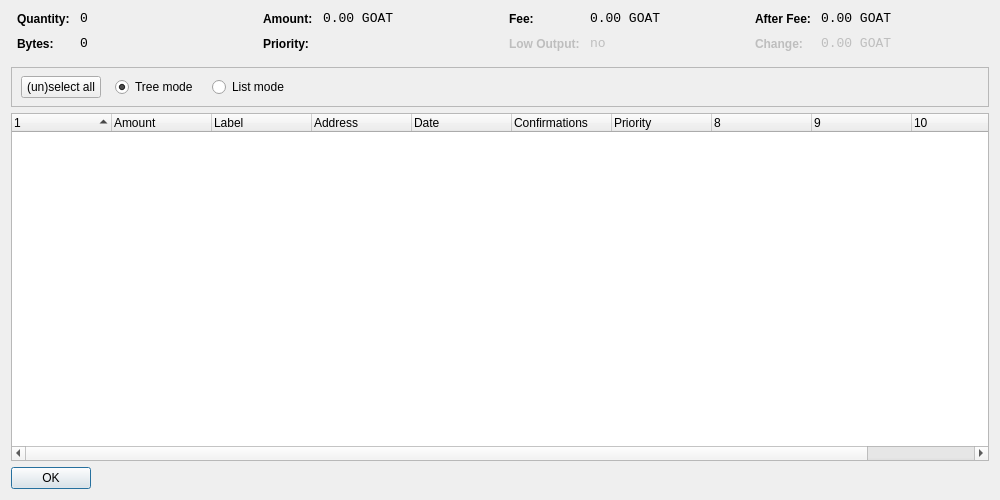
<?xml version="1.0" encoding="UTF-8"?>
<ui version="4.0">
 <class>CoinControlDialog</class>
 <widget class="QDialog" name="CoinControlDialog">
  <property name="geometry">
   <rect>
    <x>0</x>
    <y>0</y>
    <width>1000</width>
    <height>500</height>
   </rect>
  </property>
  <property name="windowTitle">
   <string>Coin Control</string>
  </property>
  <layout class="QVBoxLayout" name="verticalLayout">
   <item>
    <layout class="QHBoxLayout" name="horizontalLayoutTop" stretch="0,0,0,0">
     <property name="topMargin">
      <number>0</number>
     </property>
     <property name="bottomMargin">
      <number>10</number>
     </property>
     <item>
      <layout class="QFormLayout" name="formLayoutCoinControl1">
       <property name="horizontalSpacing">
        <number>10</number>
       </property>
       <property name="verticalSpacing">
        <number>10</number>
       </property>
       <property name="leftMargin">
        <number>6</number>
       </property>
       <property name="rightMargin">
        <number>6</number>
       </property>
       <item row="0" column="0">
        <widget class="QLabel" name="labelCoinControlQuantityText">
         <property name="styleSheet">
          <string notr="true">font-weight:bold;</string>
         </property>
         <property name="text">
          <string>Quantity:</string>
         </property>
        </widget>
       </item>
       <item row="0" column="1">
        <widget class="QLabel" name="labelCoinControlQuantity">
         <property name="font">
          <font>
           <family>Monospace</family>
           <pointsize>10</pointsize>
          </font>
         </property>
         <property name="cursor">
          <cursorShape>IBeamCursor</cursorShape>
         </property>
         <property name="contextMenuPolicy">
          <enum>Qt::ActionsContextMenu</enum>
         </property>
         <property name="text">
          <string notr="true">0</string>
         </property>
         <property name="textInteractionFlags">
          <set>Qt::LinksAccessibleByMouse|Qt::TextSelectableByKeyboard|Qt::TextSelectableByMouse</set>
         </property>
        </widget>
       </item>
       <item row="1" column="0">
        <widget class="QLabel" name="labelCoinControlBytesText">
         <property name="styleSheet">
          <string notr="true">font-weight:bold;</string>
         </property>
         <property name="text">
          <string>Bytes:</string>
         </property>
        </widget>
       </item>
       <item row="1" column="1">
        <widget class="QLabel" name="labelCoinControlBytes">
         <property name="font">
          <font>
           <family>Monospace</family>
           <pointsize>10</pointsize>
          </font>
         </property>
         <property name="cursor">
          <cursorShape>IBeamCursor</cursorShape>
         </property>
         <property name="contextMenuPolicy">
          <enum>Qt::ActionsContextMenu</enum>
         </property>
         <property name="text">
          <string notr="true">0</string>
         </property>
         <property name="textInteractionFlags">
          <set>Qt::LinksAccessibleByMouse|Qt::TextSelectableByKeyboard|Qt::TextSelectableByMouse</set>
         </property>
        </widget>
       </item>
      </layout>
     </item>
     <item>
      <layout class="QFormLayout" name="formLayoutCoinControl2">
       <property name="horizontalSpacing">
        <number>10</number>
       </property>
       <property name="verticalSpacing">
        <number>10</number>
       </property>
       <property name="leftMargin">
        <number>6</number>
       </property>
       <property name="rightMargin">
        <number>6</number>
       </property>
       <item row="0" column="0">
        <widget class="QLabel" name="labelCoinControlAmountText">
         <property name="styleSheet">
          <string notr="true">font-weight:bold;</string>
         </property>
         <property name="text">
          <string>Amount:</string>
         </property>
        </widget>
       </item>
       <item row="0" column="1">
        <widget class="QLabel" name="labelCoinControlAmount">
         <property name="font">
          <font>
           <family>Monospace</family>
           <pointsize>10</pointsize>
          </font>
         </property>
         <property name="cursor">
          <cursorShape>IBeamCursor</cursorShape>
         </property>
         <property name="contextMenuPolicy">
          <enum>Qt::ActionsContextMenu</enum>
         </property>
         <property name="text">
          <string notr="true">0.00 GOAT</string>
         </property>
         <property name="textInteractionFlags">
          <set>Qt::LinksAccessibleByMouse|Qt::TextSelectableByKeyboard|Qt::TextSelectableByMouse</set>
         </property>
        </widget>
       </item>
       <item row="1" column="0">
        <widget class="QLabel" name="labelCoinControlPriorityText">
         <property name="styleSheet">
          <string notr="true">font-weight:bold;</string>
         </property>
         <property name="text">
          <string>Priority:</string>
         </property>
        </widget>
       </item>
       <item row="1" column="1">
        <widget class="QLabel" name="labelCoinControlPriority">
         <property name="font">
          <font>
           <family>Monospace</family>
           <pointsize>10</pointsize>
          </font>
         </property>
         <property name="cursor">
          <cursorShape>IBeamCursor</cursorShape>
         </property>
         <property name="contextMenuPolicy">
          <enum>Qt::ActionsContextMenu</enum>
         </property>
         <property name="text">
          <string/>
         </property>
         <property name="textInteractionFlags">
          <set>Qt::LinksAccessibleByMouse|Qt::TextSelectableByKeyboard|Qt::TextSelectableByMouse</set>
         </property>
        </widget>
       </item>
      </layout>
     </item>
     <item>
      <layout class="QFormLayout" name="formLayoutCoinControl3">
       <property name="horizontalSpacing">
        <number>10</number>
       </property>
       <property name="verticalSpacing">
        <number>10</number>
       </property>
       <property name="leftMargin">
        <number>6</number>
       </property>
       <property name="rightMargin">
        <number>6</number>
       </property>
       <item row="0" column="0">
        <widget class="QLabel" name="labelCoinControlFeeText">
         <property name="styleSheet">
          <string notr="true">font-weight:bold;</string>
         </property>
         <property name="text">
          <string>Fee:</string>
         </property>
        </widget>
       </item>
       <item row="0" column="1">
        <widget class="QLabel" name="labelCoinControlFee">
         <property name="font">
          <font>
           <family>Monospace</family>
           <pointsize>10</pointsize>
          </font>
         </property>
         <property name="cursor">
          <cursorShape>IBeamCursor</cursorShape>
         </property>
         <property name="contextMenuPolicy">
          <enum>Qt::ActionsContextMenu</enum>
         </property>
         <property name="text">
          <string notr="true">0.00 GOAT</string>
         </property>
         <property name="textInteractionFlags">
          <set>Qt::LinksAccessibleByMouse|Qt::TextSelectableByKeyboard|Qt::TextSelectableByMouse</set>
         </property>
        </widget>
       </item>
       <item row="1" column="0">
        <widget class="QLabel" name="labelCoinControlLowOutputText">
         <property name="enabled">
          <bool>false</bool>
         </property>
         <property name="styleSheet">
          <string notr="true">font-weight:bold;</string>
         </property>
         <property name="text">
          <string>Low Output:</string>
         </property>
        </widget>
       </item>
       <item row="1" column="1">
        <widget class="QLabel" name="labelCoinControlLowOutput">
         <property name="enabled">
          <bool>false</bool>
         </property>
         <property name="font">
          <font>
           <family>Monospace</family>
           <pointsize>10</pointsize>
          </font>
         </property>
         <property name="cursor">
          <cursorShape>IBeamCursor</cursorShape>
         </property>
         <property name="contextMenuPolicy">
          <enum>Qt::ActionsContextMenu</enum>
         </property>
         <property name="text">
          <string notr="true">no</string>
         </property>
         <property name="textInteractionFlags">
          <set>Qt::LinksAccessibleByMouse|Qt::TextSelectableByKeyboard|Qt::TextSelectableByMouse</set>
         </property>
        </widget>
       </item>
      </layout>
     </item>
     <item>
      <layout class="QFormLayout" name="formLayoutCoinControl4">
       <property name="horizontalSpacing">
        <number>10</number>
       </property>
       <property name="verticalSpacing">
        <number>10</number>
       </property>
       <property name="leftMargin">
        <number>6</number>
       </property>
       <property name="rightMargin">
        <number>6</number>
       </property>
       <item row="0" column="0">
        <widget class="QLabel" name="labelCoinControlAfterFeeText">
         <property name="styleSheet">
          <string notr="true">font-weight:bold;</string>
         </property>
         <property name="text">
          <string>After Fee:</string>
         </property>
        </widget>
       </item>
       <item row="0" column="1">
        <widget class="QLabel" name="labelCoinControlAfterFee">
         <property name="font">
          <font>
           <family>Monospace</family>
           <pointsize>10</pointsize>
          </font>
         </property>
         <property name="cursor">
          <cursorShape>IBeamCursor</cursorShape>
         </property>
         <property name="contextMenuPolicy">
          <enum>Qt::ActionsContextMenu</enum>
         </property>
         <property name="text">
          <string notr="true">0.00 GOAT</string>
         </property>
         <property name="textInteractionFlags">
          <set>Qt::LinksAccessibleByMouse|Qt::TextSelectableByKeyboard|Qt::TextSelectableByMouse</set>
         </property>
        </widget>
       </item>
       <item row="1" column="0">
        <widget class="QLabel" name="labelCoinControlChangeText">
         <property name="enabled">
          <bool>false</bool>
         </property>
         <property name="styleSheet">
          <string notr="true">font-weight:bold;</string>
         </property>
         <property name="text">
          <string>Change:</string>
         </property>
        </widget>
       </item>
       <item row="1" column="1">
        <widget class="QLabel" name="labelCoinControlChange">
         <property name="enabled">
          <bool>false</bool>
         </property>
         <property name="font">
          <font>
           <family>Monospace</family>
           <pointsize>10</pointsize>
          </font>
         </property>
         <property name="cursor">
          <cursorShape>IBeamCursor</cursorShape>
         </property>
         <property name="contextMenuPolicy">
          <enum>Qt::ActionsContextMenu</enum>
         </property>
         <property name="text">
          <string notr="true">0.00 GOAT</string>
         </property>
         <property name="textInteractionFlags">
          <set>Qt::LinksAccessibleByMouse|Qt::TextSelectableByKeyboard|Qt::TextSelectableByMouse</set>
         </property>
        </widget>
       </item>
      </layout>
     </item>
    </layout>
   </item>
   <item>
    <widget class="QFrame" name="frame">
     <property name="minimumSize">
      <size>
       <width>0</width>
       <height>40</height>
      </size>
     </property>
     <property name="frameShape">
      <enum>QFrame::StyledPanel</enum>
     </property>
     <property name="frameShadow">
      <enum>QFrame::Sunken</enum>
     </property>
     <widget class="QWidget" name="horizontalLayoutWidget">
      <property name="geometry">
       <rect>
        <x>10</x>
        <y>0</y>
        <width>781</width>
        <height>41</height>
       </rect>
      </property>
      <layout class="QHBoxLayout" name="horizontalLayoutPanel" stretch="0,0,0,0,0">
       <property name="spacing">
        <number>14</number>
       </property>
       <item>
        <widget class="QPushButton" name="pushButtonSelectAll">
         <property name="sizePolicy">
          <sizepolicy hsizetype="Maximum" vsizetype="Fixed">
           <horstretch>0</horstretch>
           <verstretch>0</verstretch>
          </sizepolicy>
         </property>
         <property name="text">
          <string>(un)select all</string>
         </property>
        </widget>
       </item>
       <item>
        <widget class="QRadioButton" name="radioTreeMode">
         <property name="sizePolicy">
          <sizepolicy hsizetype="Maximum" vsizetype="Fixed">
           <horstretch>0</horstretch>
           <verstretch>0</verstretch>
          </sizepolicy>
         </property>
         <property name="text">
          <string>Tree mode</string>
         </property>
         <property name="checked">
          <bool>true</bool>
         </property>
        </widget>
       </item>
       <item>
        <widget class="QRadioButton" name="radioListMode">
         <property name="sizePolicy">
          <sizepolicy hsizetype="Maximum" vsizetype="Fixed">
           <horstretch>0</horstretch>
           <verstretch>0</verstretch>
          </sizepolicy>
         </property>
         <property name="text">
          <string>List mode</string>
         </property>
        </widget>
       </item>
       <item>
        <spacer name="horizontalSpacer">
         <property name="orientation">
          <enum>Qt::Horizontal</enum>
         </property>
         <property name="sizeHint" stdset="0">
          <size>
           <width>40</width>
           <height>20</height>
          </size>
         </property>
        </spacer>
       </item>
      </layout>
     </widget>
    </widget>
   </item>
   <item>
    <widget class="CoinControlTreeWidget" name="treeWidget">
     <property name="contextMenuPolicy">
      <enum>Qt::CustomContextMenu</enum>
     </property>
     <property name="sortingEnabled">
      <bool>false</bool>
     </property>
     <property name="columnCount">
      <number>11</number>
     </property>
     <attribute name="headerShowSortIndicator" stdset="0">
      <bool>true</bool>
     </attribute>
     <attribute name="headerStretchLastSection">
      <bool>false</bool>
     </attribute>
     <column>
      <property name="text">
       <string/>
      </property>
     </column>
     <column>
      <property name="text">
       <string>Amount</string>
      </property>
     </column>
     <column>
      <property name="text">
       <string>Label</string>
      </property>
     </column>
     <column>
      <property name="text">
       <string>Address</string>
      </property>
     </column>
     <column>
      <property name="text">
       <string>Date</string>
      </property>
     </column>
     <column>
      <property name="text">
       <string>Confirmations</string>
      </property>
      <property name="toolTip">
       <string>Confirmed</string>
      </property>
     </column>
     <column>
      <property name="text">
       <string>Priority</string>
      </property>
     </column>
     <column>
      <property name="text">
       <string/>
      </property>
     </column>
     <column>
      <property name="text">
       <string/>
      </property>
     </column>
     <column>
      <property name="text">
       <string/>
      </property>
     </column>
     <column>
      <property name="text">
       <string/>
      </property>
     </column>
    </widget>
   </item>
   <item>
    <widget class="QDialogButtonBox" name="buttonBox">
     <property name="sizePolicy">
      <sizepolicy hsizetype="Maximum" vsizetype="Fixed">
       <horstretch>0</horstretch>
       <verstretch>0</verstretch>
      </sizepolicy>
     </property>
     <property name="orientation">
      <enum>Qt::Horizontal</enum>
     </property>
     <property name="standardButtons">
      <set>QDialogButtonBox::Ok</set>
     </property>
    </widget>
   </item>
  </layout>
 </widget>
 <customwidgets>
  <customwidget>
   <class>CoinControlTreeWidget</class>
   <extends>QTreeWidget</extends>
   <header>coincontroltreewidget.h</header>
  </customwidget>
 </customwidgets>
 <resources/>
 <connections/>
</ui>
